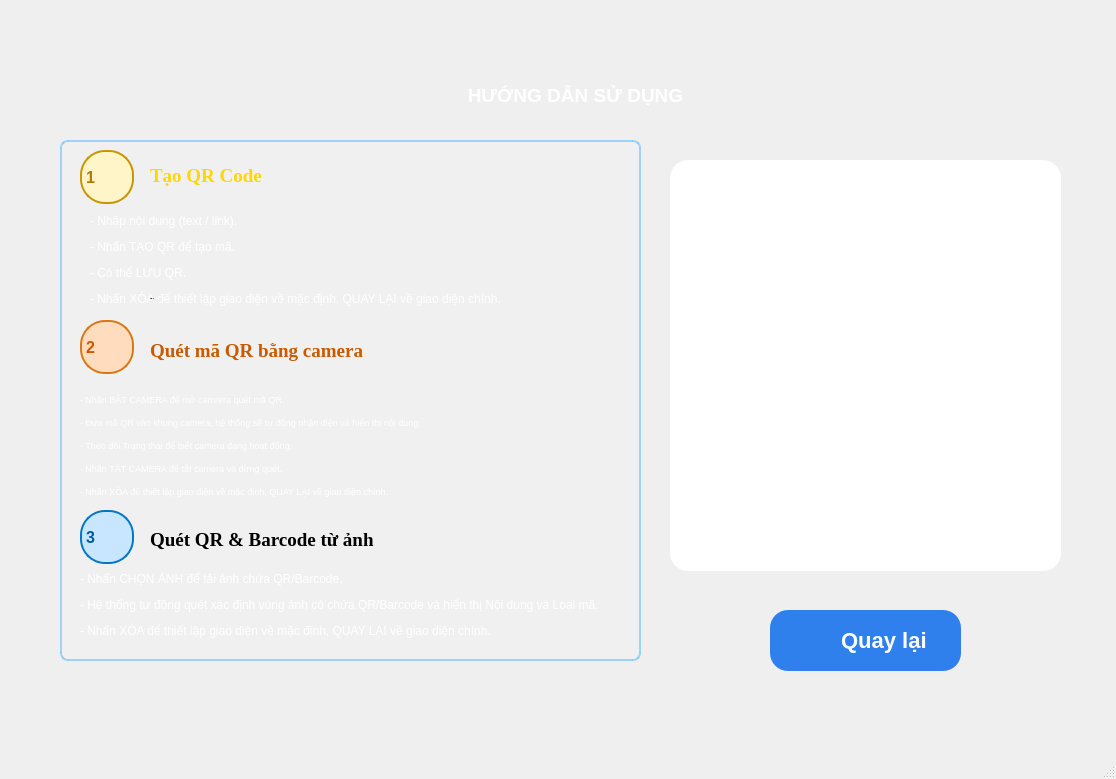
<?xml version="1.0" encoding="UTF-8"?>
<ui version="4.0">
 <class>MainWindow</class>
 <widget class="QMainWindow" name="MainWindow">
  <property name="geometry">
   <rect>
    <x>0</x>
    <y>0</y>
    <width>1116</width>
    <height>779</height>
   </rect>
  </property>
  <property name="windowTitle">
   <string>MainWindow</string>
  </property>
  <widget class="QWidget" name="centralwidget">
   <widget class="QLabel" name="label">
    <property name="geometry">
     <rect>
      <x>0</x>
      <y>0</y>
      <width>1121</width>
      <height>761</height>
     </rect>
    </property>
    <property name="styleSheet">
     <string notr="true">background-image: url(:/nen/nen8.png);</string>
    </property>
    <property name="text">
     <string/>
    </property>
   </widget>
   <widget class="QLabel" name="label_2">
    <property name="geometry">
     <rect>
      <x>400</x>
      <y>70</y>
      <width>351</width>
      <height>51</height>
     </rect>
    </property>
    <property name="font">
     <font>
      <family>Arial</family>
      <pointsize>16</pointsize>
     </font>
    </property>
    <property name="text">
     <string>&lt;html&gt;&lt;head/&gt;&lt;body&gt;&lt;p align=&quot;center&quot;&gt;&lt;span style=&quot; font-size:14pt; font-weight:600; color:#ffffff;&quot;&gt;HƯỚNG DẪN SỬ DỤNG&lt;/span&gt;&lt;/p&gt;&lt;/body&gt;&lt;/html&gt;</string>
    </property>
   </widget>
   <widget class="QPushButton" name="pushButton">
    <property name="geometry">
     <rect>
      <x>670</x>
      <y>160</y>
      <width>391</width>
      <height>411</height>
     </rect>
    </property>
    <property name="styleSheet">
     <string notr="true">QPushButton {
    background-color: #FFFFFF;
    border-radius: 18px;
}


</string>
    </property>
    <property name="text">
     <string/>
    </property>
   </widget>
   <widget class="QLabel" name="label_3">
    <property name="geometry">
     <rect>
      <x>670</x>
      <y>180</y>
      <width>391</width>
      <height>261</height>
     </rect>
    </property>
    <property name="styleSheet">
     <string notr="true">image: url(:/nen/trangtriqr.png);</string>
    </property>
    <property name="text">
     <string/>
    </property>
   </widget>
   <widget class="QLabel" name="label_4">
    <property name="geometry">
     <rect>
      <x>650</x>
      <y>390</y>
      <width>431</width>
      <height>221</height>
     </rect>
    </property>
    <property name="styleSheet">
     <string notr="true">image: url(:/nen/trangtri3.png);</string>
    </property>
    <property name="text">
     <string/>
    </property>
   </widget>
   <widget class="QLabel" name="label_5">
    <property name="geometry">
     <rect>
      <x>60</x>
      <y>140</y>
      <width>581</width>
      <height>521</height>
     </rect>
    </property>
    <property name="styleSheet">
     <string notr="true">QLabel {
    background-color: rgba(255, 255, 255, 20); /* nền trong suốt nhẹ */
    border: 2px solid rgba(120, 200, 255, 180); /* viền xanh sáng */
    border-radius: 8
}</string>
    </property>
    <property name="text">
     <string/>
    </property>
   </widget>
   <widget class="QLabel" name="label_6">
    <property name="geometry">
     <rect>
      <x>80</x>
      <y>150</y>
      <width>54</width>
      <height>54</height>
     </rect>
    </property>
    <property name="styleSheet">
     <string notr="true">QLabel {
    background-color: rgb(255, 245, 200);   /* vàng nhạt */
    color: rgb(180, 120, 0);                 /* vàng đậm (chữ) */
    border: 2px solid rgb(200, 150, 0);      /* viền vàng đậm */
    border-radius: 25px;                     /* bo tròn */
    min-width: 50px;
    min-height: 50px;
    max-width: 50px;
    max-height: 50px;
    font-weight: bold;
    font-size: 16px;
    qproperty-alignment: AlignCenter;        /* chữ nằm giữa */
}
</string>
    </property>
    <property name="text">
     <string>1</string>
    </property>
   </widget>
   <widget class="QLabel" name="label_7">
    <property name="geometry">
     <rect>
      <x>150</x>
      <y>160</y>
      <width>191</width>
      <height>31</height>
     </rect>
    </property>
    <property name="font">
     <font>
      <family>Times New Roman</family>
      <pointsize>14</pointsize>
      <weight>75</weight>
      <bold>true</bold>
     </font>
    </property>
    <property name="styleSheet">
     <string notr="true">QLabel {
    color: rgb(255, 215, 0);   /* vàng */
}
</string>
    </property>
    <property name="text">
     <string>Tạo QR Code</string>
    </property>
   </widget>
   <widget class="QLabel" name="label_9">
    <property name="geometry">
     <rect>
      <x>150</x>
      <y>290</y>
      <width>55</width>
      <height>16</height>
     </rect>
    </property>
    <property name="text">
     <string>- </string>
    </property>
   </widget>
   <widget class="QPushButton" name="ql_btt">
    <property name="geometry">
     <rect>
      <x>770</x>
      <y>610</y>
      <width>191</width>
      <height>61</height>
     </rect>
    </property>
    <property name="font">
     <font>
      <pointsize>-1</pointsize>
      <weight>62</weight>
      <bold>true</bold>
     </font>
    </property>
    <property name="styleSheet">
     <string notr="true">QPushButton {
    background-color: #2F80ED;   /* xanh dương đậm vừa, rất dễ nhìn */
    color: #FFFFFF;
    border: none;
    border-radius: 18px;
    padding: 6px 16px;
	font-size: 22px;
    font-weight: 500;
}</string>
    </property>
    <property name="text">
     <string>      Quay lại</string>
    </property>
   </widget>
   <widget class="QLabel" name="label_10">
    <property name="geometry">
     <rect>
      <x>780</x>
      <y>620</y>
      <width>61</width>
      <height>51</height>
     </rect>
    </property>
    <property name="styleSheet">
     <string notr="true">image: url(:/nen/quaylai1.png);</string>
    </property>
    <property name="text">
     <string/>
    </property>
   </widget>
   <widget class="QLabel" name="label_11">
    <property name="geometry">
     <rect>
      <x>80</x>
      <y>320</y>
      <width>54</width>
      <height>54</height>
     </rect>
    </property>
    <property name="styleSheet">
     <string notr="true">QLabel {
    background-color: rgb(255, 220, 190);   /* cam nhạt */
    color: rgb(200, 90, 0);                  /* cam đậm (chữ) */
    border: 2px solid rgb(220, 120, 20);     /* viền cam đậm */
    border-radius: 25px;                     /* bo tròn */
    min-width: 50px;
    min-height: 50px;
    max-width: 50px;
    max-height: 50px;
    font-weight: bold;
    font-size: 16px;
    qproperty-alignment: AlignCenter;        /* chữ nằm giữa */
}
</string>
    </property>
    <property name="text">
     <string>2</string>
    </property>
   </widget>
   <widget class="QLabel" name="label_12">
    <property name="geometry">
     <rect>
      <x>150</x>
      <y>330</y>
      <width>271</width>
      <height>41</height>
     </rect>
    </property>
    <property name="font">
     <font>
      <family>Times New Roman</family>
      <pointsize>14</pointsize>
      <weight>75</weight>
      <bold>true</bold>
     </font>
    </property>
    <property name="styleSheet">
     <string notr="true">color: rgb(200, 90, 0);                  /* cam đậm (chữ) */</string>
    </property>
    <property name="text">
     <string>Quét mã QR bằng camera</string>
    </property>
   </widget>
   <widget class="QLabel" name="label_13">
    <property name="geometry">
     <rect>
      <x>80</x>
      <y>510</y>
      <width>54</width>
      <height>54</height>
     </rect>
    </property>
    <property name="styleSheet">
     <string notr="true">QLabel {
    background-color: rgb(200, 230, 255);   /* xanh biển nhạt */
    color: rgb(0, 90, 160);                  /* xanh biển đậm (chữ) */
    border: 2px solid rgb(0, 120, 200);      /* viền xanh biển đậm */
    border-radius: 25px;                     /* bo tròn */
    min-width: 50px;
    min-height: 50px;
    max-width: 50px;
    max-height: 50px;
    font-weight: bold;
    font-size: 16px;
    qproperty-alignment: AlignCenter;        /* chữ nằm giữa */
}
</string>
    </property>
    <property name="text">
     <string>3</string>
    </property>
   </widget>
   <widget class="QLabel" name="label_14">
    <property name="geometry">
     <rect>
      <x>150</x>
      <y>530</y>
      <width>281</width>
      <height>20</height>
     </rect>
    </property>
    <property name="font">
     <font>
      <family>Times New Roman</family>
      <pointsize>14</pointsize>
      <weight>75</weight>
      <bold>true</bold>
     </font>
    </property>
    <property name="styleSheet">
     <string notr="true">color: rgb(200, 230, 255);   /* xanh biển nhạt</string>
    </property>
    <property name="text">
     <string>Quét QR &amp; Barcode từ ảnh</string>
    </property>
   </widget>
   <widget class="QLabel" name="label_15">
    <property name="geometry">
     <rect>
      <x>90</x>
      <y>210</y>
      <width>441</width>
      <height>101</height>
     </rect>
    </property>
    <property name="text">
     <string>&lt;html&gt;&lt;head/&gt;&lt;body&gt;&lt;p&gt;&lt;span style=&quot; color:#ffffff;&quot;&gt;- Nhập nội dung (text / link).&lt;/span&gt;&lt;/p&gt;&lt;p&gt;&lt;span style=&quot; color:#ffffff;&quot;&gt;- Nhấn TẠO QR để tạo mã.&lt;/span&gt;&lt;/p&gt;&lt;p&gt;&lt;span style=&quot; color:#ffffff;&quot;&gt;- Có thể LƯU QR.&lt;/span&gt;&lt;/p&gt;&lt;p&gt;&lt;span style=&quot; color:#ffffff;&quot;&gt;- Nhấn XÓA để thiết lập giao diện về mặc định, QUAY LẠI về giao diện chính.&lt;/span&gt;&lt;/p&gt;&lt;/body&gt;&lt;/html&gt;</string>
    </property>
   </widget>
   <widget class="QLabel" name="label_16">
    <property name="geometry">
     <rect>
      <x>80</x>
      <y>380</y>
      <width>511</width>
      <height>131</height>
     </rect>
    </property>
    <property name="text">
     <string>&lt;html&gt;&lt;head/&gt;&lt;body&gt;&lt;p&gt;&lt;span style=&quot; font-size:7pt; color:#ffffff;&quot;&gt;- Nhấn BẬT CAMERA để mở camrera quét mã QR.&lt;/span&gt;&lt;/p&gt;&lt;p&gt;&lt;span style=&quot; font-size:7pt; color:#ffffff;&quot;&gt;- Đưa mã QR vào khung camera, hệ thống sẽ tự động nhận diện và hiển thị nội dung.&lt;/span&gt;&lt;/p&gt;&lt;p&gt;&lt;span style=&quot; font-size:7pt; color:#ffffff;&quot;&gt;- Theo dõi Trạng thái để biết camera đang hoạt động.&lt;/span&gt;&lt;/p&gt;&lt;p&gt;&lt;span style=&quot; font-size:7pt; color:#ffffff;&quot;&gt;- Nhấn TẮT CAMERA để tắt camera và dừng quét.&lt;/span&gt;&lt;/p&gt;&lt;p&gt;&lt;span style=&quot; font-size:7pt; color:#ffffff;&quot;&gt;- Nhấn XÓA để thiết lập giao diện về mặc định, QUAY LẠI về giao diện chính.&lt;/span&gt;&lt;/p&gt;&lt;/body&gt;&lt;/html&gt;</string>
    </property>
   </widget>
   <widget class="QLabel" name="label_17">
    <property name="geometry">
     <rect>
      <x>80</x>
      <y>570</y>
      <width>561</width>
      <height>71</height>
     </rect>
    </property>
    <property name="text">
     <string>&lt;html&gt;&lt;head/&gt;&lt;body&gt;&lt;p&gt;&lt;span style=&quot; color:#ffffff;&quot;&gt;- Nhấn CHỌN ẢNH để tải ảnh chứa QR/Barcode.&lt;/span&gt;&lt;/p&gt;&lt;p&gt;&lt;span style=&quot; color:#ffffff;&quot;&gt;- Hệ thống tự động quét xác định vùng ảnh có chứa QR/Barcode và hiển thị Nội dung và Loại mã.&lt;/span&gt;&lt;/p&gt;&lt;p&gt;&lt;span style=&quot; color:#ffffff;&quot;&gt;- Nhấn XÓA để thiết lập giao diện về mặc định, QUAY LẠI về giao diện chính.&lt;/span&gt;&lt;/p&gt;&lt;/body&gt;&lt;/html&gt;</string>
    </property>
   </widget>
  </widget>
  <widget class="QMenuBar" name="menubar">
   <property name="geometry">
    <rect>
     <x>0</x>
     <y>0</y>
     <width>1116</width>
     <height>26</height>
    </rect>
   </property>
  </widget>
  <widget class="QStatusBar" name="statusbar"/>
 </widget>
 <resources>
  <include location="image.qrc"/>
 </resources>
 <connections/>
</ui>
